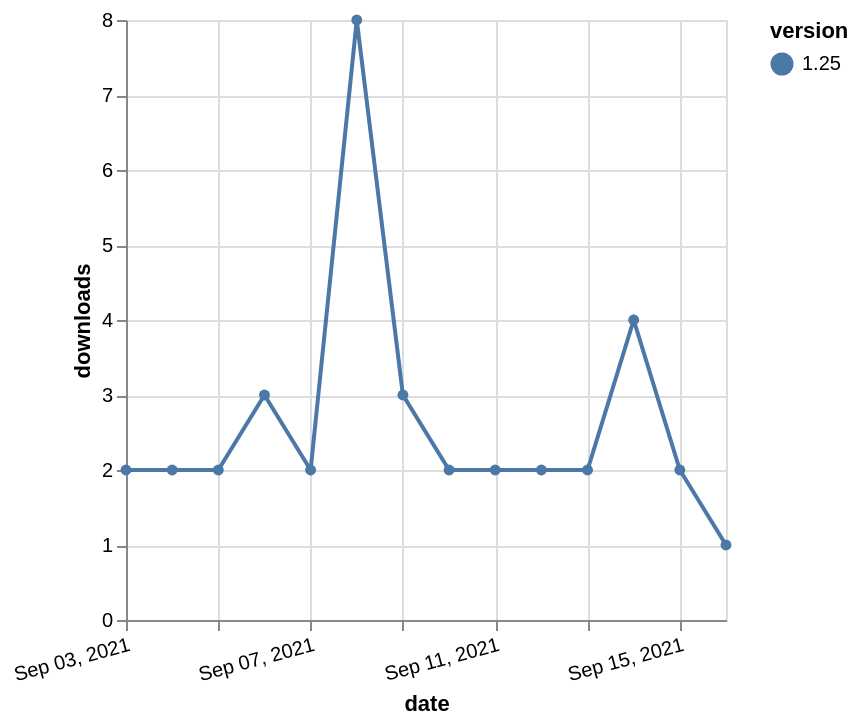

The Vega-Lite source for this figure:
### Vega-Lite specification from a JSON file in a GitHub repository (floating-point values rounded to 4 significant figures)
{"$schema": "https://vega.github.io/schema/vega-lite/v5.json", "description": "A simple bar chart with embedded data.", "data": {"values": [{"date": "2021-09-03", "total": 3055, "delta": 2, "version": "1.25"}, {"date": "2021-09-04", "total": 3057, "delta": 2, "version": "1.25"}, {"date": "2021-09-05", "total": 3059, "delta": 2, "version": "1.25"}, {"date": "2021-09-06", "total": 3062, "delta": 3, "version": "1.25"}, {"date": "2021-09-07", "total": 3064, "delta": 2, "version": "1.25"}, {"date": "2021-09-08", "total": 3072, "delta": 8, "version": "1.25"}, {"date": "2021-09-09", "total": 3075, "delta": 3, "version": "1.25"}, {"date": "2021-09-10", "total": 3077, "delta": 2, "version": "1.25"}, {"date": "2021-09-11", "total": 3079, "delta": 2, "version": "1.25"}, {"date": "2021-09-12", "total": 3081, "delta": 2, "version": "1.25"}, {"date": "2021-09-13", "total": 3083, "delta": 2, "version": "1.25"}, {"date": "2021-09-14", "total": 3087, "delta": 4, "version": "1.25"}, {"date": "2021-09-15", "total": 3089, "delta": 2, "version": "1.25"}, {"date": "2021-09-16", "total": 3090, "delta": 1, "version": "1.25"}]}, "width": "container", "mark": {"type": "line", "point": {"filled": true}}, "encoding": {"x": {"field": "date", "type": "temporal", "timeUnit": "yearmonthdate", "title": "date", "axis": {"labelAngle": -15}}, "y": {"field": "delta", "type": "quantitative", "title": "downloads"}, "color": {"field": "version", "type": "nominal"}, "tooltip": {"field": "delta"}}}
